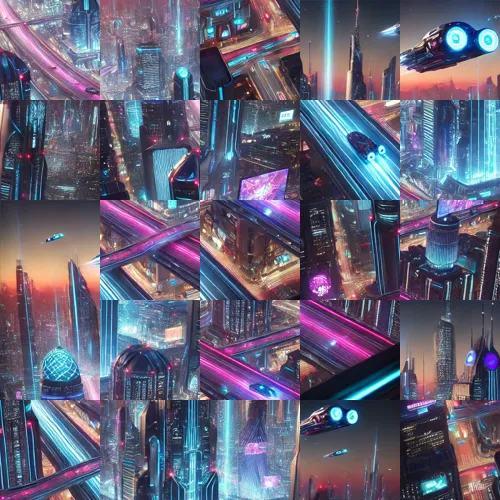
#> input picture jigsaw.webp, 500 x 500 px
$ python image_compression.py
#> lines starting #> are read from the running program, lines starting #| are printed output that depends on the picture
from PIL import Image
import numpy as np

# Load scrambled image
img = Image.open("jigsaw.webp").convert("RGB")
#> img is the input picture: PIL image 500x500 RGB; mean R, G, B 98.7, 97.3, 118.8

w, h = img.size
#> w = 500; h = 500
tile_w = w // 5
#> tile_w = 100
tile_h = h // 5
#> tile_h = 100

# Mapping:
# (scrambled_row, scrambled_col) -> (original_row, original_col)
mapping = {
    (0, 0): (2, 1),
    (0, 1): (1, 1),
    (0, 2): (4, 1),
    (0, 3): (0, 3),
    (0, 4): (0, 1),
    (1, 0): (1, 4),
    (1, 1): (2, 0),
    (1, 2): (2, 4),
    (1, 3): (4, 2),
    (1, 4): (2, 2),
    (2, 0): (0, 0),
    (2, 1): (3, 2),
    (2, 2): (4, 3),
    (2, 3): (3, 0),
    (2, 4): (3, 4),
    (3, 0): (1, 0),
    (3, 1): (2, 3),
    (3, 2): (3, 3),
    (3, 3): (4, 4),
    (3, 4): (0, 2),
    (4, 0): (3, 1),
    (4, 1): (1, 2),
    (4, 2): (1, 3),
    (4, 3): (0, 4),
    (4, 4): (4, 0),
}

# Reconstruct
reconstructed = Image.new("RGB", (w, h))
#> reconstructed: PIL image 500x500 RGB; every value is 0

# for (sr, sc), (orow, ocol) in mapping.items():
#     tile = img.crop((sc * tile_w, sr * tile_h, (sc + 1) * tile_w, (sr + 1) * tile_h))

#     reconstructed.paste(tile, (ocol * tile_w, orow * tile_h))

for (sr, sc), (orow, ocol) in mapping.items():
    tile = img.crop(
        (ocol * tile_w, orow * tile_h, (ocol + 1) * tile_w, (orow + 1) * tile_h)
    )
    reconstructed.paste(tile, (sc * tile_w, sr * tile_h))
#> this loop made 25 passes
#> pass 1, `tile = img.crop( (ocol * tile_w, orow * tile_h, (ocol + 1) * tile_w, (..`:
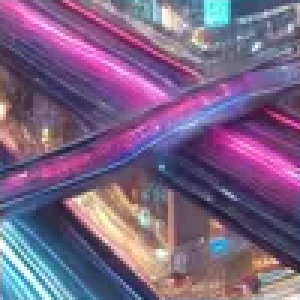
#> tile: PIL image 100x100 RGB (shown 3 times larger); mean R, G, B 124, 98.9, 133.2
#> pass 2, `tile = img.crop( (ocol * tile_w, orow * tile_h, (ocol + 1) * tile_w, (..`:
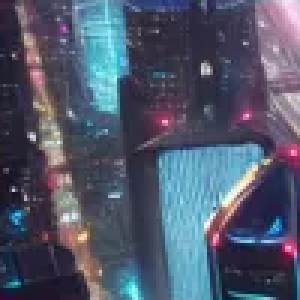
#> tile: PIL image 100x100 RGB (shown 3 times larger); mean R, G, B 80.6, 87.6, 107.4
#> pass 3, `tile = img.crop( (ocol * tile_w, orow * tile_h, (ocol + 1) * tile_w, (..`:
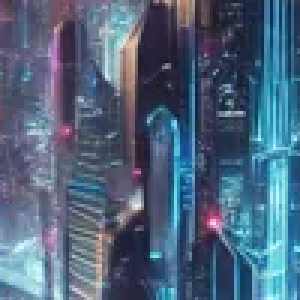
#> tile: PIL image 100x100 RGB (shown 3 times larger); mean R, G, B 78.5, 100.1, 124.3
#> after the loop:
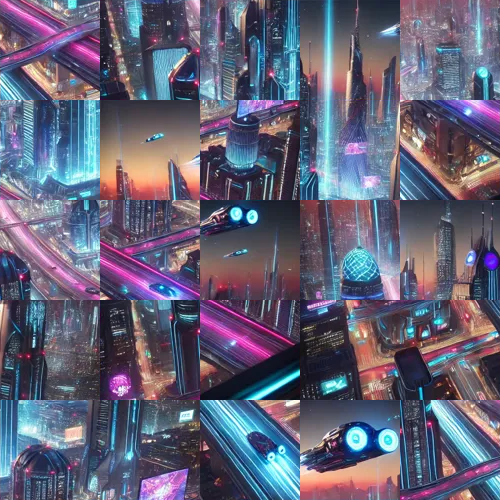
#> reconstructed: PIL image 500x500 RGB; mean R, G, B 98.7, 97.3, 118.8
#> after the loop:
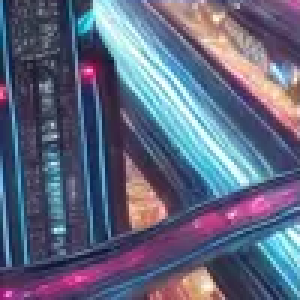
#> tile: PIL image 100x100 RGB (shown 3 times larger); mean R, G, B 96.7, 102.3, 127.5
# Exact luminance grayscale
rgb = np.asarray(reconstructed).astype(np.float64)

gray = 0.2126 * rgb[:, :, 0] + 0.7152 * rgb[:, :, 1] + 0.0722 * rgb[:, :, 2]
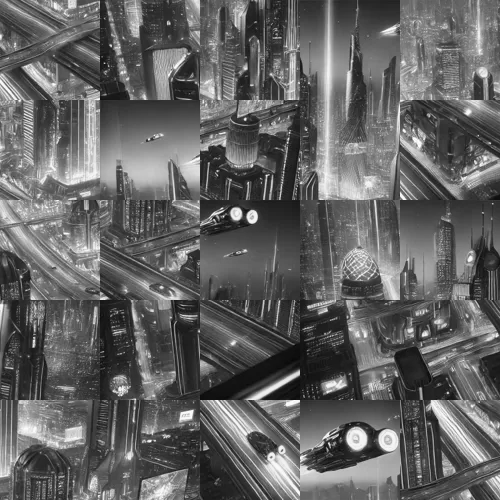
#> gray: shape (500, 500) float64; min 5.62, max 255, mean 99.2

# Important: round, don't floor
# gray = np.rint(gray).clip(0, 255).astype(np.uint8)

gray = gray.astype(np.uint8)

gray_img = Image.fromarray(gray, mode="L")

# Save losslessly
gray_img.save("answer.png")
